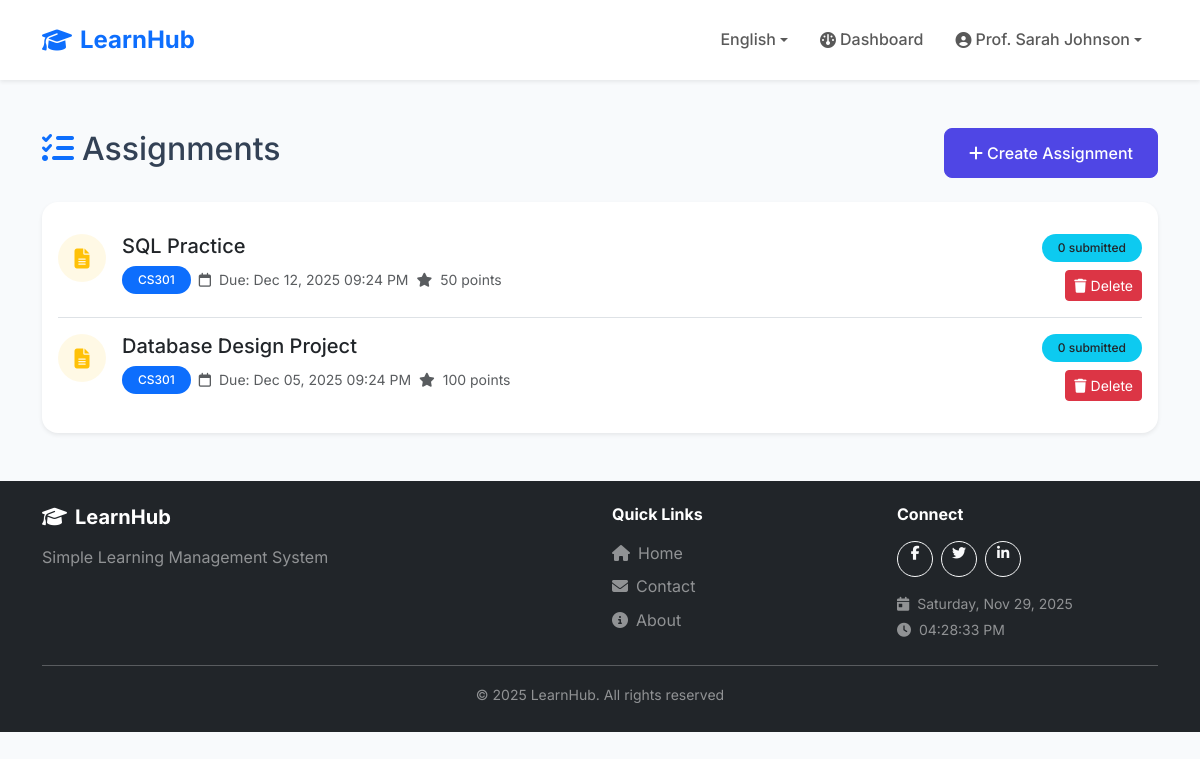
The page /teacher/assignments.php (signed in) on the database its author committed.
### tables this page shows
CREATE TABLE users (
    id INT AUTO_INCREMENT PRIMARY KEY,
    username VARCHAR(50) UNIQUE NOT NULL,
    email VARCHAR(100) UNIQUE NOT NULL,
    password VARCHAR(255) NOT NULL,
    full_name VARCHAR(100) NOT NULL,
    role ENUM('student', 'teacher', 'admin') DEFAULT 'student',
    student_id VARCHAR(20) NULL,
    created_at TIMESTAMP DEFAULT CURRENT_TIMESTAMP
);

CREATE TABLE assignments (
    id INT AUTO_INCREMENT PRIMARY KEY,
    course_id INT NOT NULL,
    title VARCHAR(200) NOT NULL,
    description TEXT,
    due_date DATETIME NOT NULL,
    total_points INT DEFAULT 100,
    file_name VARCHAR(255) NULL,
    file_path VARCHAR(500) NULL,
    created_at TIMESTAMP DEFAULT CURRENT_TIMESTAMP,
    FOREIGN KEY (course_id) REFERENCES courses(id) ON DELETE CASCADE
);

CREATE TABLE courses (
    id INT AUTO_INCREMENT PRIMARY KEY,
    teacher_id INT NOT NULL,
    course_code VARCHAR(20) NOT NULL,
    course_name VARCHAR(100) NOT NULL,
    description TEXT,
    created_at TIMESTAMP DEFAULT CURRENT_TIMESTAMP,
    FOREIGN KEY (teacher_id) REFERENCES users(id) ON DELETE CASCADE
);

### config/languages.php (called while the page is built, shortened)
<?php
$currentLanguage = $_SESSION['language'];
$translationFile = __DIR__ . '/../lang/' . $currentLanguage . '.php';
if (file_exists($translationFile)) {
    $translations = require $translationFile;
} else {
    $translations = require __DIR__ . '/../lang/en.php';
}
function __($key) {
    global $translations;
    return $translations[$key] ?? $key;
}
function getCurrentLanguage() {
    return $_SESSION['language'] ?? 'en';
}
function getLanguageDirection() {
    $rtlLanguages = ['ar'];
    return in_array(getCurrentLanguage(), $rtlLanguages) ? 'rtl' : 'ltr';
}

### config/config.php (called while the page is built, shortened)
<?php
require_once __DIR__ . '/languages.php';
$pdo = null;
try {
    $pdo = new PDO(
        "mysql:host=" . DB_HOST . ";dbname=" . DB_NAME . ";charset=utf8mb4",
        DB_USER,
        DB_PASS,
        [
            PDO::ATTR_ERRMODE => PDO::ERRMODE_EXCEPTION,
            PDO::ATTR_DEFAULT_FETCH_MODE => PDO::FETCH_ASSOC,
            PDO::ATTR_EMULATE_PREPARES => false
        ]
    );
} catch (PDOException $e) {
    $pdo = null;
}
function isLoggedIn() {
    return isset($_SESSION['user_id']);
}
function getCurrentUser() {
    global $pdo;
    if ($pdo) {
        $stmt = $pdo->prepare("SELECT * FROM users WHERE id = ?");
        $stmt->execute([$_SESSION['user_id']]);
        return $stmt->fetch();
    }
    return [
        'id' => $_SESSION['user_id'] ?? null,
        'full_name' => $_SESSION['user_name'] ?? '',
        'role' => $_SESSION['user_role'] ?? ''
    ];
}
function hasRole($role) {
    return isset($_SESSION['user_role']) && $_SESSION['user_role'] === $role;
}
function sanitize($input) {
    return htmlspecialchars(trim($input), ENT_QUOTES, 'UTF-8');
}
function formatDate($date) {
    return date('M d, Y h:i A', strtotime($date));
}
function isOverdue($dueDate) {
    return strtotime($dueDate) < time();
}
?>

### teacher/assignments.php (the view, shortened to what this page needs)
<?php
require_once '../config/config.php';
$user = getCurrentUser();
$stmt = $pdo->prepare("
    SELECT a.*, c.course_code, c.course_name,
           (SELECT COUNT(*) FROM submissions WHERE assignment_id = a.id) as submission_count,
           (SELECT COUNT(*) FROM submissions WHERE assignment_id = a.id AND grade IS NULL) as pending_count
    FROM assignments a
    JOIN courses c ON a.course_id = c.id
    WHERE c.teacher_id = ?
    ORDER BY a.due_date DESC
");
$stmt->execute([$user['id']]);
$assignments = $stmt->fetchAll();
include '../includes/header.php';
?>
<div class="container my-5">
    <div class="d-flex justify-content-between align-items-center mb-4">
        <h2><i class="fas fa-tasks text-primary <?= getLanguageDirection() === 'rtl' ? 'ms-2' : 'me-2' ?>"></i>Assignments</h2>
        <a href="create-assignment.php" class="btn btn-primary">
            <i class="fas fa-plus <?= getLanguageDirection() === 'rtl' ? 'ms-1' : 'me-1' ?>"></i>Create Assignment
        </a>
    </div>
    <div class="card border-0 shadow-sm">
        <div class="card-body">
            <?php if (empty($assignments)): ?>
                <div class="text-center py-5">
                    <i class="fas fa-tasks fa-4x text-muted mb-3"></i>
                    <p class="text-muted mb-3">No assignments created yet.</p>
                    <a href="create-assignment.php" class="btn btn-primary">
                        <i class="fas fa-plus <?= getLanguageDirection() === 'rtl' ? 'ms-1' : 'me-1' ?>"></i>Create Your First Assignment
                    </a>
                </div>
            <?php else: ?>
                <div class="list-group list-group-flush">
                    <?php foreach ($assignments as $assignment): ?>
                        <?php $isOverdue = isOverdue($assignment['due_date']); ?>
                        <div class="list-group-item px-0 py-3">
                            <div class="d-flex align-items-start gap-3">
                                <div class="flex-shrink-0">
                                    <div class="rounded-circle d-flex align-items-center justify-content-center"
                                         style="width: 48px; height: 48px; background: rgba(<?= $isOverdue ? '220, 53, 69' : '255, 193, 7' ?>, 0.1); color: <?= $isOverdue ? '#dc3545' : '#ffc107' ?>;">
                                        <i class="fas fa-file-alt fa-lg"></i>
                                    </div>
                                </div>
                                <div class="flex-grow-1">
                                    <h5 class="mb-2"><?= sanitize($assignment['title']) ?></h5>
                                    <div class="d-flex flex-wrap gap-2 align-items-center">
                                        <span class="badge bg-primary"><?= sanitize($assignment['course_code']) ?></span>
                                        <span class="text-muted small">
                                            <i class="far fa-calendar <?= getLanguageDirection() === 'rtl' ? 'ms-1' : 'me-1' ?>"></i>
                                            Due: <?= formatDate($assignment['due_date']) ?>
                                        </span>
                                        <span class="text-muted small">
                                            <i class="fas fa-star <?= getLanguageDirection() === 'rtl' ? 'ms-1' : 'me-1' ?>"></i>
                                            <?= $assignment['total_points'] ?> points
                                        </span>
                                    </div>
                                </div>
                                <div class="d-flex flex-column gap-2 align-items-end">
                                    <div class="d-flex gap-2 flex-wrap">
                                        <span class="badge bg-info text-dark"><?= $assignment['submission_count'] ?> submitted</span>
                                    </div>
                                    <form method="POST" class="d-inline" onsubmit="return confirm('Are you sure you want to delete this assignment?');">
                                        <button type="submit" class="btn btn-danger btn-sm">
                                            <i class="fas fa-trash <?= getLanguageDirection() === 'rtl' ? 'ms-1' : 'me-1' ?>"></i>Delete
                                        </button>
                                    </form>
                                </div>
                            </div>
                        </div>
                    <?php endforeach; ?>
                </div>
            <?php endif; ?>
        </div>
    </div>
</div>
<?php include '../includes/footer.php'; ?>

### includes/header.php (shortened to what this page needs)
<?php
require_once __DIR__ . '/../config/config.php';
$currentUser = getCurrentUser();
?>
<!DOCTYPE html>
<html lang="<?= getCurrentLanguage() ?>" dir="<?= getLanguageDirection() ?>">
<head>
    <link href="https://cdn.jsdelivr.net/npm/bootstrap@5.3.2/dist/css/bootstrap.min.css" rel="stylesheet">
    <link rel="stylesheet" href="https://cdnjs.cloudflare.com/ajax/libs/font-awesome/6.4.2/css/all.min.css">
    <link rel="stylesheet" href="<?= SITE_URL ?>/assets/css/style.css?v=<?= time() ?>">
</head>
<body>
    <nav class="navbar navbar-expand-lg navbar-light bg-white shadow-sm sticky-top">
        <div class="container">
            <a class="navbar-brand fw-bold text-primary" href="<?= SITE_URL ?>">
                <i class="fas fa-graduation-cap <?= getLanguageDirection() === 'rtl' ? 'ms-2' : 'me-2' ?>"></i><?= SITE_NAME ?>
            </a>
            <div class="collapse navbar-collapse" id="navbarNav">
                <ul class="navbar-nav <?= getLanguageDirection() === 'rtl' ? 'me-auto' : 'ms-auto' ?> align-items-center">
                    <li class="nav-item dropdown">
                        <a class="nav-link dropdown-toggle" href="#" id="langDropdown" role="button" data-bs-toggle="dropdown">
                            <?= AVAILABLE_LANGUAGES[getCurrentLanguage()]['flag'] ?> <?= AVAILABLE_LANGUAGES[getCurrentLanguage()]['name'] ?>
                        </a>
                    </li>
                    <?php if (isLoggedIn()): ?>
                        <?php if (hasRole('teacher') || hasRole('admin')): ?>
                            <li class="nav-item">
                                <a class="nav-link" href="<?= SITE_URL ?>/teacher/index.php">
                                    <i class="fas fa-gauge <?= getLanguageDirection() === 'rtl' ? 'ms-1' : 'me-1' ?>"></i><?= __('dashboard') ?>
                                </a>
                            </li>
                        <?php endif; ?>
                        <li class="nav-item dropdown">
                            <a class="nav-link dropdown-toggle" href="#" id="userDropdown" role="button" data-bs-toggle="dropdown">
                                <i class="fas fa-user-circle <?= getLanguageDirection() === 'rtl' ? 'ms-1' : 'me-1' ?>"></i><?= sanitize($currentUser['full_name']) ?>
                            </a>
                        </li>
                    <?php endif; ?>
                </ul>
            </div>
        </div>
    </nav>
    <main>

### assets/css/style.css (style rules this page uses)
:root { --primary-color: #4f46e5; --primary-dark: #4338ca; --secondary-color: #06b6d4; --success-color: #10b981; --warning-color: #f59e0b; --danger-color: #ef4444; --dark-color: #1f2937; --light-color: #f8fafc; --gradient-primary: linear-gradient(135deg, #4f46e5 0%, #06b6d4 100%); }
body { font-family: 'Inter', sans-serif; background-color: #f8fafc; color: #334155; line-height: 1.6; }
a { text-decoration: none; transition: all 0.3s ease; }
.navbar { padding: 1rem 0; }
.navbar-brand { font-size: 1.5rem; flex-shrink: 0; transition: all 0.3s ease; cursor: pointer; }
.navbar-brand i { display: inline-block; transition: transform 0.3s ease; }
.navbar-collapse { flex-grow: 1; }
.nav-link { font-weight: 500; padding: 0.5rem 1rem !important; border-radius: 0.5rem; transition: all 0.3s ease; display: inline-flex; align-items: center; white-space: nowrap; }
.nav-link i { display: inline-block; flex-shrink: 0; }
.card { border: none; border-radius: 1rem; box-shadow: 0 4px 6px -1px rgba(0, 0, 0, 0.1), 0 2px 4px -1px rgba(0, 0, 0, 0.06); transition: all 0.3s ease; overflow: hidden; }
.btn-primary { background: var(--primary-color); border-color: var(--primary-color); padding: 0.75rem 1.5rem; border-radius: 0.5rem; font-weight: 500; }
.badge { padding: 0.5rem 1rem; border-radius: 2rem; font-weight: 500; }

### includes/header.php (style rules this page uses)
body { font-family:'Inter',sans-serif;background-color:#f8fafc;color:#334155;line-height:1.6;margin:0 }
.navbar { padding:1rem 0;background:#fff!important }
.navbar-brand,.nav-link,.dropdown-item { display:inline-flex;align-items:center }

### rows shown on the page
users: full_name "Prof. Sarah Johnson"
assignments: title "SQL Practice", course.course_code "CS301", due_date "Dec 12, 2025 09:24 PM", total_points "50", submission_count "0"
assignments: title "Database Design Project", course.course_code "CS301", due_date "Dec 05, 2025 09:24 PM", total_points "100", submission_count "0"

### other values the page prints
SITE_NAME "LearnHub"
AVAILABLE_LANGUAGES[getCurrentLanguage()]['name'] "English"
__('dashboard') "Dashboard"
__('simple_lms') "Simple Learning Management System"
__('quick_links') "Quick Links"
__('home') "Home"
__('contact') "Contact"
__('about') "About"
__('connect') "Connect"
__('all_rights_reserved') "All rights reserved"
